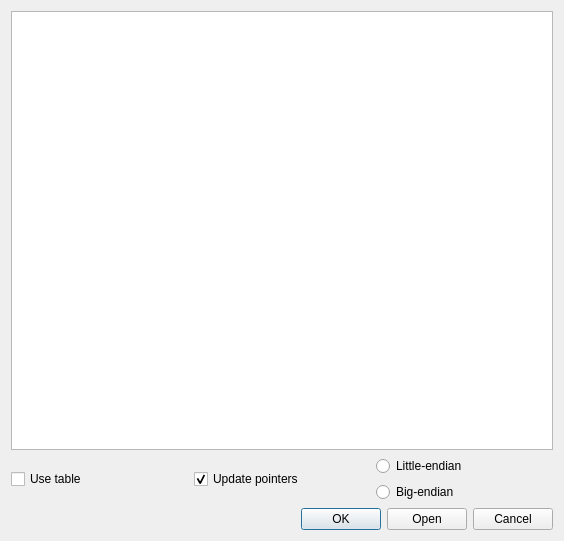
<?xml version="1.0" encoding="UTF-8"?>
<ui version="4.0">
 <class>InsertScriptDialog</class>
 <widget class="QDialog" name="InsertScriptDialog">
  <property name="geometry">
   <rect>
    <x>0</x>
    <y>0</y>
    <width>564</width>
    <height>541</height>
   </rect>
  </property>
  <property name="windowTitle">
   <string>Dialog</string>
  </property>
  <property name="modal">
   <bool>true</bool>
  </property>
  <layout class="QGridLayout" name="gridLayout">
   <item row="0" column="0">
    <widget class="QPlainTextEdit" name="pteScript"/>
   </item>
   <item row="3" column="0">
    <layout class="QHBoxLayout" name="horizontalLayout">
     <item>
      <widget class="QCheckBox" name="cbUseTable">
       <property name="text">
        <string>Use table</string>
       </property>
      </widget>
     </item>
     <item>
      <widget class="QCheckBox" name="cbUpdatePointers">
       <property name="text">
        <string>Update pointers</string>
       </property>
       <property name="checked">
        <bool>true</bool>
       </property>
      </widget>
     </item>
     <item>
      <layout class="QVBoxLayout" name="rbLayout">
       <item>
        <widget class="QRadioButton" name="rbLittleEndian">
         <property name="text">
          <string>Little-endian</string>
         </property>
        </widget>
       </item>
       <item>
        <widget class="QRadioButton" name="rbBigEndian">
         <property name="text">
          <string>Big-endian</string>
         </property>
        </widget>
       </item>
      </layout>
     </item>
    </layout>
   </item>
   <item row="10" column="0">
    <widget class="QDialogButtonBox" name="bbControls">
     <property name="orientation">
      <enum>Qt::Horizontal</enum>
     </property>
     <property name="standardButtons">
      <set>QDialogButtonBox::Cancel|QDialogButtonBox::Ok|QDialogButtonBox::Open</set>
     </property>
    </widget>
   </item>
  </layout>
 </widget>
 <resources/>
 <connections>
  <connection>
   <sender>bbControls</sender>
   <signal>accepted()</signal>
   <receiver>InsertScriptDialog</receiver>
   <slot>accept()</slot>
   <hints>
    <hint type="sourcelabel">
     <x>248</x>
     <y>254</y>
    </hint>
    <hint type="destinationlabel">
     <x>157</x>
     <y>274</y>
    </hint>
   </hints>
  </connection>
  <connection>
   <sender>bbControls</sender>
   <signal>rejected()</signal>
   <receiver>InsertScriptDialog</receiver>
   <slot>reject()</slot>
   <hints>
    <hint type="sourcelabel">
     <x>316</x>
     <y>260</y>
    </hint>
    <hint type="destinationlabel">
     <x>286</x>
     <y>274</y>
    </hint>
   </hints>
  </connection>
 </connections>
</ui>
